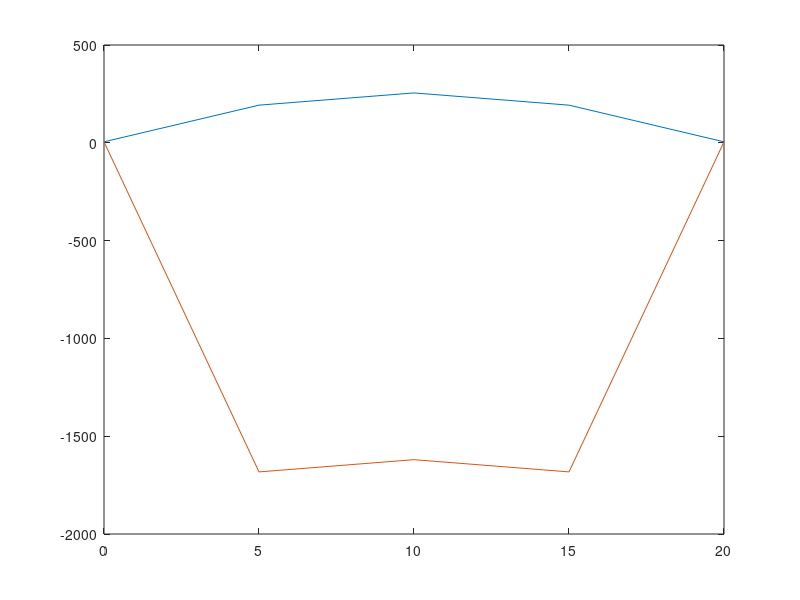

MATLAB code to generate this figure:
clear all
close all
clc

%numerical analysis
time = input("Enter total time duration: ");
time_step = input("Enter time step value: ");
no_of_steps = abs(time/time_step);
i_temp_A = input("Enter initial left hand temperature: ");
i_temp_B = input("Enter initial right hand temperature: ");
temp_A = input("Enter left side temp (boundary cond.): ");
temp_B = input("Enter right side temp (boundary cond.): ");
alpha = input("Enter alpha value: ");

%Time t=0
length = input("Enter length of rod: ");
l = input("Enter number of points: ");
val = length/(l-1);
A = zeros(l,l);
for i = 1:l
    for j = 1:l
        if ((i==1)&&(j==1))||((i==l)&&(j==l))
            A(i,j)=1;
        else
            if(i==j)
                A(i,j)=-2;
            elseif((j==i-1)||(j==i+1))&&((i~=1)&&(i~=l))
                A(i,j)=1;
            end

        end
    end
end
delx = zeros(l-1,1);

choice1 = input("Enter 1 for uniform grid size, 2 for non uniform grid size: ");
if choice1 == 1
   for i = 1:l-1
     delx(i) = val;
   end
else 
   for i = 1:l-1
     delx(i) = input("Enter interval values: ");
   end
end

qdot_k = input("Enter source magnitude by K value: ");
%disp(delx);
lenarr = zeros(l,1);
sum1 = 0;
for i = 1:(l-1)
    lenarr(i) = sum1;
    sum1 = sum1 + delx(i);
end
lenarr(l) = sum1;
%disp(lenarr);
R = zeros(l,1);

R(1) = i_temp_A;
R(l) = i_temp_B;
for i=2:(l-1)
    R(i) = -qdot_k*(delx(i-1))^2;
end
%disp(R);
Temp = A\R;
disp(Temp);
plot(lenarr,Temp)
hold on

%Next time steps
for t = time_step:time_step:time
    store_Temp = Temp;
    Temp = zeros(l,1);
    Temp(1) = temp_A;
    Temp(l) = temp_B;
    for i = 2:(l-1)
        Temp(i) = store_Temp(i) + alpha*time_step*(store_Temp(i-1)-2*store_Temp(i)+store_Temp(i+1))/(val^2) + qdot_k*alpha*time_step;
    end
    %disp(Temp)
    plot(lenarr,Temp)
    hold on
end
hold off